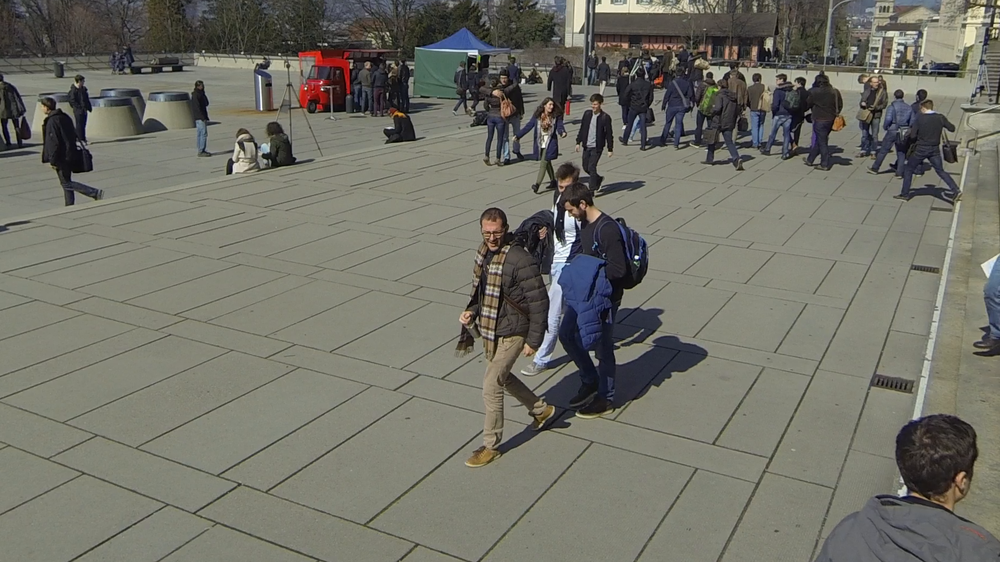
#> input picture wildtrack_anno/samples/images/0.png, 1000 x 562 px, shrunk from 1920 x 1080 before the run, found by its file name; its folder holds 4 pictures in this run
$ python pose_estimation.py
#> lines starting #> are read from the running program, lines starting #| are printed output that depends on the picture
import cv2
import os, numpy as np

'''
Script to extract capera poses for each pair of cameras
Create a folder images/ and upload the images on it
N_MATCHING_POINT -> number of points to be matched for each pair of images
focal_length -> focal_length of the camera
This script assumes that all the cameras have the same parameters (the cameras are equal)
'''

N_MATCHING_POINT = 15

focal_length = 640


# Parameters estimated using Colmap software
intrinsic_param = np.matrix([[focal_length, 0, 640], [0, focal_length, 360], [0, 0, 1]])

images = os.listdir("/home/dzc/Data/MultiviewC2Nerf/images/")

imgs = []

for image in images:
    img = cv2.imread("/home/dzc/Data/MultiviewC2Nerf/images/" + image)
#> img is the input picture: shape (562, 1000, 3); mean B, G, R 103, 112.8, 113.3
    imgs.append(cv2.cvtColor(img, cv2.COLOR_BGR2GRAY))

# create SIFT object
# sift = cv2.xfeatures2d.SIFT_create()
sift = cv2.SIFT_create()
# detect SIFT features
keypoints = []
descriptors = []

for img in imgs:
    kp, des = sift.detectAndCompute(img,None)
    keypoints.append(kp)
    descriptors.append(des)

# create feature matcher
bf = cv2.BFMatcher(cv2.NORM_L1, crossCheck=True)
# match descriptors
matches = {}

for i, des1 in enumerate(descriptors):
    for i2 in range(i+1, len(descriptors)):
        matches[(i,i2)] = bf.match(des1,descriptors[i2])

relative_poses = {}

for key in matches:
    a, b = key[0], key[1]
    match = matches[key]
    matches[key] = sorted(match, key = lambda x:x.distance)
    matched_img = cv2.drawMatches(imgs[a], keypoints[a], imgs[b], keypoints[b], matches[key][:N_MATCHING_POINT], imgs[b], flags=2)

    pts1 = []
    pts2 = []

    for m in matches[key][:N_MATCHING_POINT]:
        pts1.append(keypoints[a][m.queryIdx].pt)
        pts2.append(keypoints[b][m.trainIdx].pt)

    pts1 = np.array(pts1)
    pts2 = np.array(pts2)

    # compute fundamental matrix
    F, _ = cv2.findFundamentalMat(pts1, pts2, cv2.FM_LMEDS)

    pts_l_norm = cv2.undistortPoints(np.expand_dims(pts1, axis=1), cameraMatrix=intrinsic_param, distCoeffs=None)
    pts_r_norm = cv2.undistortPoints(np.expand_dims(pts2, axis=1), cameraMatrix=intrinsic_param, distCoeffs=None)

    # compute essential matrix
    E, mask = cv2.findEssentialMat(pts_l_norm, pts_r_norm, focal=1.0, pp=(0., 0.),
                                       method=cv2.RANSAC, prob=0.999, threshold=3.0 / focal_length)

    points, R_est, t_est, mask_pose = cv2.recoverPose(E, pts_l_norm, pts_r_norm)

    cam_pose = -np.transpose(R_est)@t_est

    print((a,b)) # referred images

    R_t = np.concatenate((R_est, t_est), axis = 1)
    R_t = np.concatenate((R_t, np.matrix([0,0,0,1])), axis = 0)

    print(R_t) # print pose matrix of pair (a,b)

    # show the image
    cv2.imshow('image', matched_img)
    # save the image
    cv2.imwrite("matched_images.jpg", matched_img)
    cv2.waitKey(0)
#> this loop made 6 passes
#> pass 1, `matched_img = cv2.drawMatches(imgs[a], keypoints[a], imgs[b], keypoint..`:
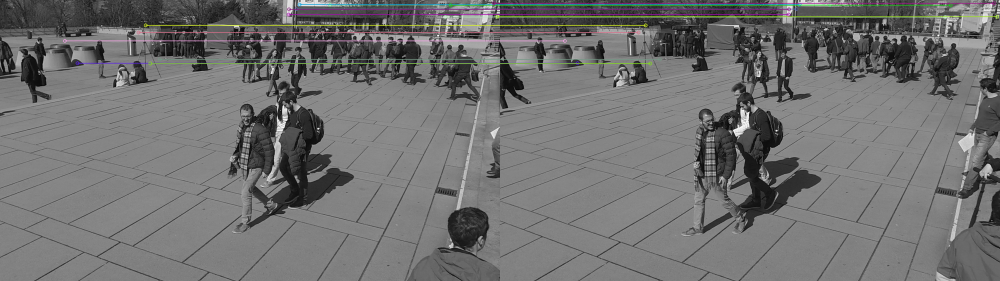
#> matched_img: shape (562, 2000, 3) (shown at 1/2 size); mean of channels 0, 1, 2 112.4, 112.6, 112.7; drawn as B, G, R
#> pass 2, `matched_img = cv2.drawMatches(imgs[a], keypoints[a], imgs[b], keypoint..`:
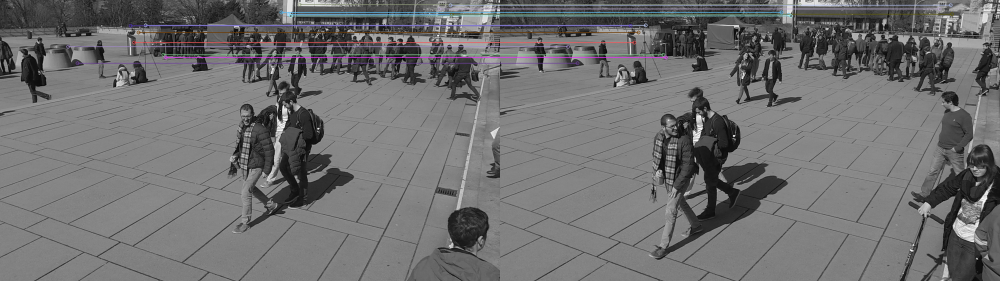
#> matched_img: shape (562, 2000, 3) (shown at 1/2 size); mean of channels 0, 1, 2 111.8, 111.3, 111.5; drawn as B, G, R
#> pass 3, `matched_img = cv2.drawMatches(imgs[a], keypoints[a], imgs[b], keypoint..`:
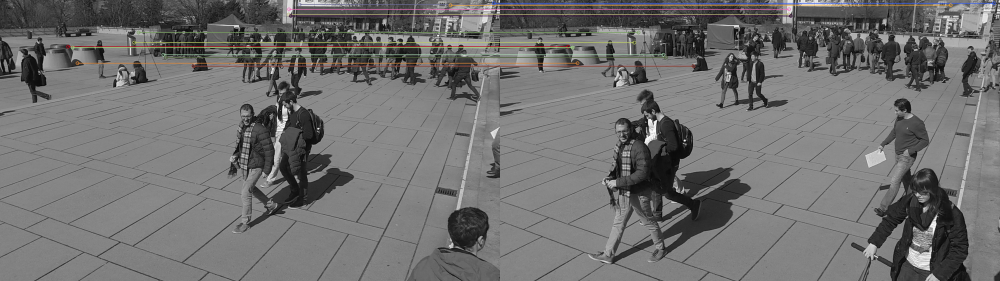
#> matched_img: shape (562, 2000, 3) (shown at 1/2 size); mean of channels 0, 1, 2 111.4, 111.8, 112.2; drawn as B, G, R

cv2.destroyAllWindows()
